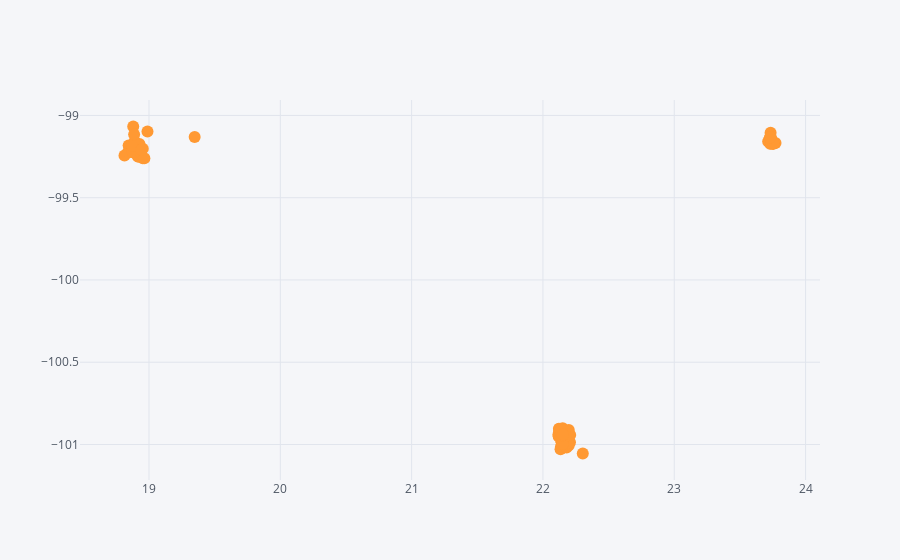

Notebook code cell kept with this figure:
### Markdown cell above
#### Usuarios

### Code cell
#Podemos notar 3 agrupaciones claras mediante la latitud y longitud de los puntos esto nos lleva a pensar que están en la misma geolocalización
users[["userID", "latitude", "longitude"]].set_index("userID").iplot(kind = "scatter", x="latitude", y = "longitude", mode = "markers")

### Figure 1 — Plotly figure (JSON) as saved in the notebook; plotly's stock layout.template omitted (floating-point values rounded to 4 significant figures; data arrays with more than 128 entries replaced by an {"elided": "..."} marker saying what was removed)
{"data": [{"name": "longitude", "text": "", "y": {"elided": "138 float values"}, "mode": "markers", "marker": {"symbol": "circle", "size": 12}, "x": {"elided": "138 float values"}, "line": {"color": "rgba(255, 153, 51, 1.0)", "dash": "solid", "shape": "linear", "width": 1.3}, "type": "scatter"}], "layout": {"title": {"font": {"color": "#4D5663"}}, "paper_bgcolor": "#F5F6F9", "plot_bgcolor": "#F5F6F9", "yaxis": {"tickfont": {"color": "#4D5663"}, "zerolinecolor": "#E1E5ED", "title": {"text": "", "font": {"color": "#4D5663"}}, "gridcolor": "#E1E5ED", "showgrid": true}, "xaxis": {"tickfont": {"color": "#4D5663"}, "zerolinecolor": "#E1E5ED", "title": {"text": "", "font": {"color": "#4D5663"}}, "gridcolor": "#E1E5ED", "showgrid": true}, "legend": {"bgcolor": "#F5F6F9", "font": {"color": "#4D5663"}}}}
